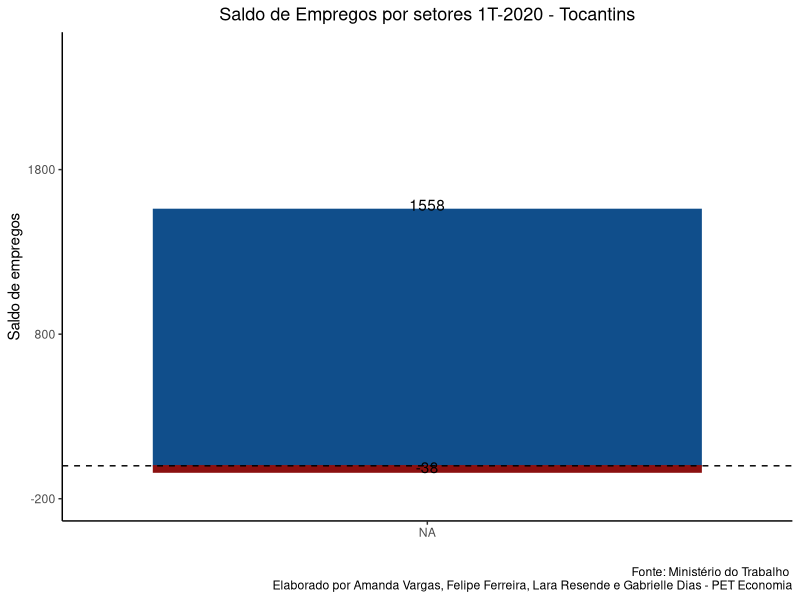

Write R code to recreate this figure.
## ---- chunk 1
knitr::opts_chunk$set(echo = TRUE)
## ---- chunk 2
library(kableExtra)
library(tidyverse)
Setores_Admissoes <- data.frame( Setor = c("Agricultura, Pecuária, Produção Florestal, Pesca e Aquicultura", "Indústrias Extrativas", "Indústrias de Transformação", "Eletricidade e Gás", "Água, Esgoto, Atividades de Gestão de Resíduos e Descontaminação", "Construção", "Comércio, Reparação de Veículos Automotores e Motocicletas", "Transporte, Armazenagem e Correio", "Alojamento e Alimentação", "Informação e Comunicação", "Atividades Financeiras, de Seguros e Serviços Relacionados", "Atividades Imobiliárias", "Atividades Profissionais, Científicas e Técnicas", "Atividades Administrativas e Serviços Complementares", "Administração Pública, Defesa e Seguridade Social", "Educação", "Saúde Humana e Serviços Sociais", "Artes, Cultura, Esporte e Recreação", "Outras Atividades de Serviços"), 
    Total = c(1421, 105, 1639, 44, 77, 1871, 5794, 1365, 1039, 273, 129, 64, 719, 1453, 5, 873, 720, 94, 436))

Setores_Admissoes %>%
  kable(., digits = 2, format.args = list(decimal.mark = ",", scientific = FALSE), "latex") %>% 
  footnote(general = "Fonte:Caged") %>% 
    kable_styling(latex_options =c("striped"))

#Demissoes

Setores_Demissões <- data.frame( Setor = c("Agricultura, Pecuária, Produção Florestal, Pesca e Aquicultura", "Indústrias Extrativas", "Indústrias de Transformação", "Eletricidade e Gás", "Água, Esgoto, Atividades de Gestão de Resíduos e Descontaminação", "Construção", "Comércio, Reparação de Veículos Automotores e Motocicletas", "Transporte, Armazenagem e Correio", "Alojamento e Alimentação", "Informação e Comunicação", "Atividades Financeiras, de Seguros e Serviços Relacionados", "Atividades Imobiliárias", "Atividades Profissionais, Científicas e Técnicas", "Atividades Administrativas e Serviços Complementares", "Administração Pública, Defesa e Seguridade Social", "Educação", "Saúde Humana e Serviços Sociais", "Artes, Cultura, Esporte e Recreação", "Outras Atividades de Serviços"), 
    Total = c(1164, 62, 1562, 63, 65, 2071, 5699, 964, 1032, 208, 72, 57, 511, 1351, 3565,565, 547, 64, 448))

Setores_Demissões %>%
  kable(., digits = 2, format.args = list(decimal.mark = ",", scientific = FALSE), "latex") %>% 
  footnote(general = "Fonte:Caged") %>% 
    kable_styling(latex_options =c("striped"))


# Resultados - Idades - Admitidos

Resultado_Idade <-  data.frame(Idade = c("14-34", "35-65", "65+"), 
    Total = c(12933, 5270, 21))

Resultado_Idade2 <- Resultado_Idade %>% 
  filter(Idade %in% c(65:100)) %>% 
  summarise(Total = sum(Total), .groups = "drop")


Resultado_Idade %>%
  kable(., digits = 2, format.args = list(decimal.mark = ",", scientific = FALSE), "latex") %>% 
  footnote(general = "Fonte:Caged") %>% 
    kable_styling(latex_options =c("striped"))

# Resultado - Idades - Demitidos.


Resultado_Idade_D <-  data.frame( Idade = c(14, 15, 16, 17, 18, 19, 20, 21, 22, 23, 24, 25, 26, 27, 28, 29, 30, 31, 32, 33, 34, 35, 36, 37, 38, 39, 40, 41, 42, 43, 44, 45, 46, 47, 48, 49, 50, 51, 52, 53, 54, 55, 56, 57, 58, 59, 60, 61, 62, 63, 64, 65, 66, 67, 68, 69, 70,71,72), 
    Total = c(1, 7, 36, 102, 381, 630, 739, 774, 799, 801, 801, 753, 765, 682, 690, 653, 582, 537, 608, 540, 494, 464, 465, 427, 402, 332, 326, 294, 276, 263, 230, 251, 172, 152, 125, 137, 112, 110, 93, 78, 73, 83, 62, 55, 42, 42, 32, 28, 28, 14, 15, 11, 11, 9, 6, 2, 1, 2, 2))


Resultado_IdadeD <- Resultado_Idade_D %>% 
  filter(Idade %in% c(64:100)) %>% 
  summarise(Total = sum(Total), .groups = "drop")



Resultado_IdadeDD <-  data.frame(Idade = c("14-34", "35-65", "65+"), 
    Total = c(11375, 5677, 59))


Resultado_IdadeDD %>%
  kable(., digits = 2, format.args = list(decimal.mark = ",", scientific = FALSE), "latex") %>% 
  footnote(general = "Fonte:Caged") %>% 
    kable_styling(latex_options =c("striped"))




Saldo <- data.frame("Empregos" = 1:3, "Saldo" = c(1558, -407, -38), "Setores" = c("14-34", "35-64", "65+"))

Setores <- data.frame("Empregos" = 1:3, "Saldo" = c(1558, -407, -38), "Setores" = c("14-34", "35-64", "65+"))



Setores %>%
  mutate(Setores = factor(Setores, levels=c("Agricultura","Indústrias", "Construção", "Comércio", "Serviços"))) %>%
  ggplot(aes(x=Setores, y = Saldo)) + 
  geom_bar(stat='identity', colour = ifelse(Setores$Saldo > 0, "#104E8B", "#8b1010"), fill = ifelse(Setores$Saldo > 0, "#104E8B", "#8B1010")) + theme_classic() +
  geom_hline(yintercept=0, colour="black", linetype="dashed") + 
  scale_y_continuous(limits = c(-200, 2500),breaks = seq(from = -200, to = 2500, by = 1000)) + 
  labs(title="Saldo de Empregos por setores 1T-2020 - Tocantins", y= "Saldo de empregos", x= " ", caption = "Fonte: Ministério do Trabalho \n Elaborado por Amanda Vargas, Felipe Ferreira, Lara Resende e Gabrielle Dias - PET Economia") + 
  theme(plot.title = element_text(hjust = 0.5, size = 13)) +  
  geom_text(aes(label = Saldo, y = Saldo + 0.08),  position = position_dodge(0.9), vjust = 0.1)


#Sexo dos Admitidos


SexoD <- data.frame(Sexo = c("Homem", "Mulher"),
                    Total = c(10869, 5736))
SexoD %>% 
   kable(., digits = 2, format.args = list(decimal.mark = ",", scientific = FALSE), "latex") %>% 
  footnote(general = "Fonte:Caged") %>% 
    kable_styling(latex_options =c("striped"))


#Sexo dos demitidos

SexoA <- data.frame(Sexo = c("Homem", "Mulher"),
                    Total = c(11043, 6243))

SexoA %>% 
   kable(., digits = 2, format.args = list(decimal.mark = ",", scientific = FALSE), "latex") %>% 
  footnote(general = "Fonte:Caged") %>% 
    kable_styling(latex_options =c("striped"))
